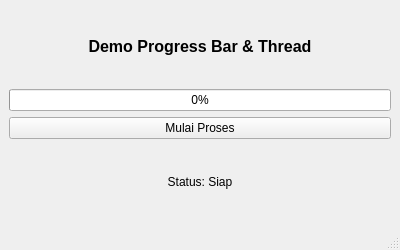
<?xml version="1.0" encoding="UTF-8"?>
<ui version="4.0">
 <class>MainWindow</class>
 <widget class="QMainWindow" name="MainWindow">
  <property name="geometry">
   <rect>
    <x>0</x>
    <y>0</y>
    <width>400</width>
    <height>250</height>
   </rect>
  </property>
  <property name="windowTitle">
   <string>Progress Bar dan Threading</string>
  </property>
  <widget class="QWidget" name="centralwidget">
   <layout class="QVBoxLayout" name="verticalLayout">
    <item>
     <widget class="QLabel" name="labelTitle">
      <property name="font">
       <font>
        <pointsize>12</pointsize>
        <weight>75</weight>
        <bold>true</bold>
       </font>
      </property>
      <property name="text">
       <string>Demo Progress Bar &amp; Thread</string>
      </property>
      <property name="alignment">
       <set>Qt::AlignCenter</set>
      </property>
     </widget>
    </item>
    <item>
     <widget class="QProgressBar" name="progressBar">
      <property name="value">
       <number>0</number>
      </property>
     </widget>
    </item>
    <item>
     <widget class="QPushButton" name="btnStart">
      <property name="text">
       <string>Mulai Proses</string>
      </property>
     </widget>
    </item>
    <item>
     <widget class="QLabel" name="labelStatus">
      <property name="text">
       <string>Status: Siap</string>
      </property>
      <property name="alignment">
       <set>Qt::AlignCenter</set>
      </property>
     </widget>
    </item>
   </layout>
  </widget>
  <widget class="QMenuBar" name="menubar">
   <property name="geometry">
    <rect>
     <x>0</x>
     <y>0</y>
     <width>400</width>
     <height>21</height>
    </rect>
   </property>
  </widget>
  <widget class="QStatusBar" name="statusbar"/>
 </widget>
 <resources/>
 <connections/>
</ui>
